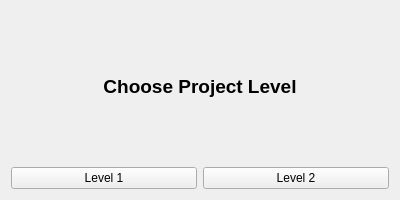
<?xml version="1.0" encoding="UTF-8"?>
<ui version="4.0">
 <class>LauncherWindow</class>
 <widget class="QWidget" name="LauncherWindow">
  <property name="geometry">
   <rect>
    <x>0</x>
    <y>0</y>
    <width>400</width>
    <height>200</height>
   </rect>
  </property>
  <property name="windowTitle">
   <string>XML Project</string>
  </property>

  <layout class="QVBoxLayout" name="verticalLayout">
   <item>
    <widget class="QLabel" name="titleLabel">
     <property name="text">
      <string>Choose Project Level</string>
     </property>
     <property name="alignment">
      <set>Qt::AlignCenter</set>
     </property>
     <property name="font">
      <font>
       <pointsize>14</pointsize>
       <bold>true</bold>
      </font>
     </property>
    </widget>
   </item>

   <item>
    <layout class="QHBoxLayout" name="buttonLayout">
     <item>
      <widget class="QPushButton" name="level1Button">
       <property name="minimumHeight">
        <number>40</number>
       </property>
       <property name="text">
        <string>Level 1</string>
       </property>
      </widget>
     </item>
     <item>
      <widget class="QPushButton" name="level2Button">
       <property name="minimumHeight">
        <number>40</number>
       </property>
       <property name="text">
        <string>Level 2</string>
       </property>
      </widget>
     </item>
    </layout>
   </item>

  </layout>
 </widget>
 <resources/>
 <connections/>
</ui>
